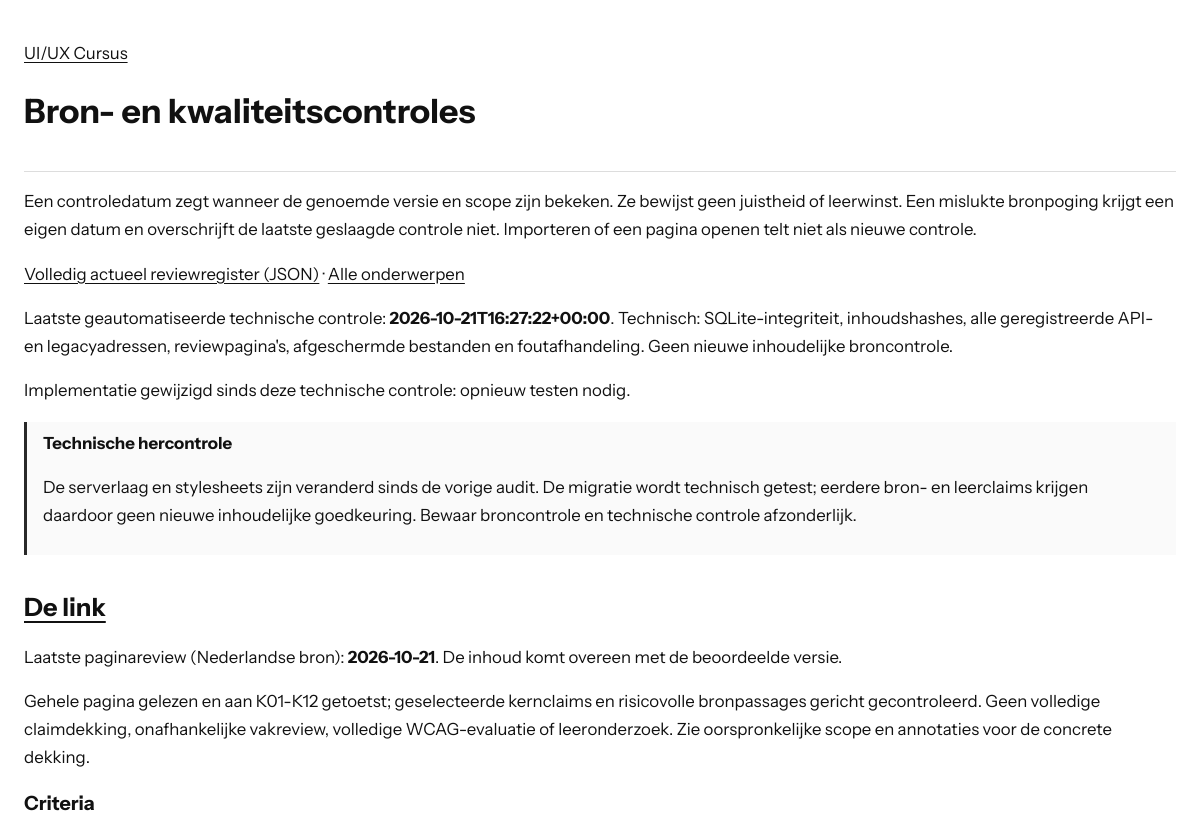
Page /checks.php?topic=les-de-link (upper part) on the earlier database version.
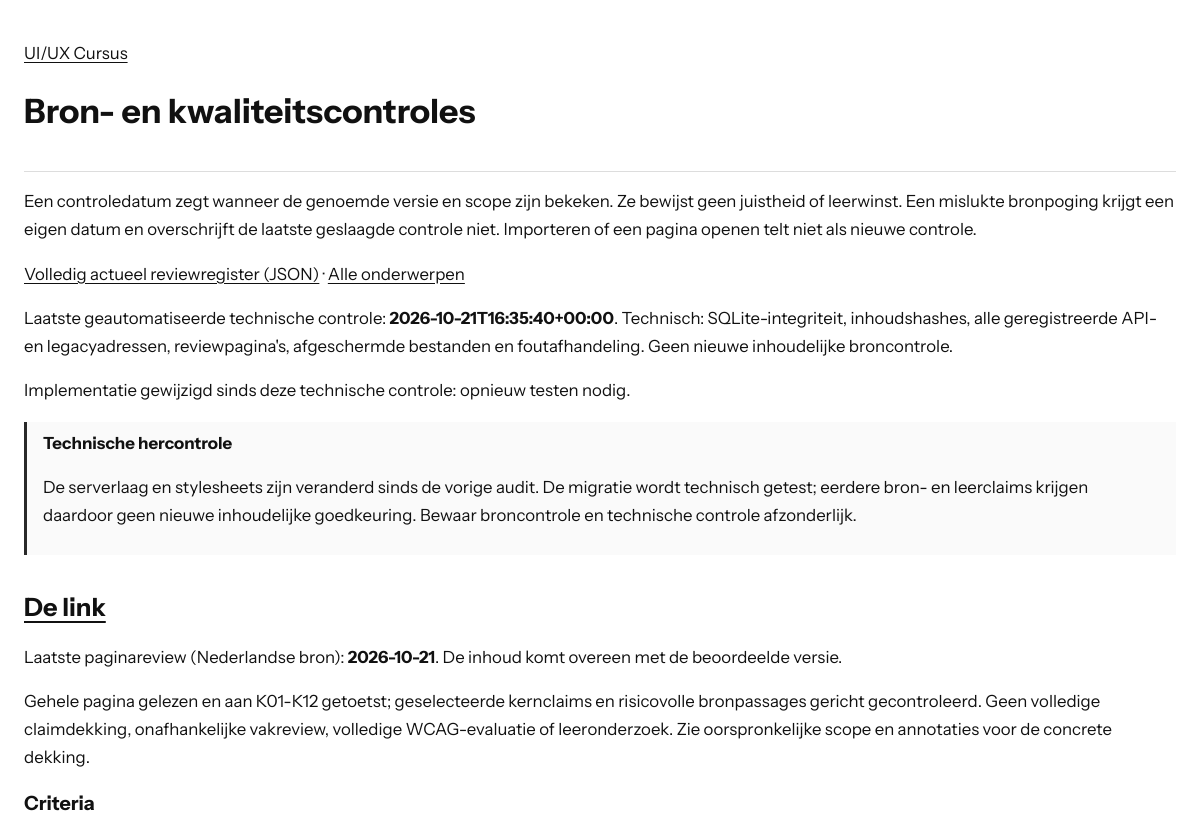
Same page on the later database version.
### tables this page shows
CREATE TABLE metadata (key TEXT PRIMARY KEY, value TEXT NOT NULL);

### lib/course.php (called while the page is built, shortened)
<?php
function course_decode(string $value): array
{
    return json_decode($value, true, 512, JSON_THROW_ON_ERROR);
}
function course_meta(PDO $db, string $key): array
{
    $q = $db->prepare('SELECT value FROM metadata WHERE key = ?');
    $q->execute([$key]);
    $value = $q->fetchColumn();
    return $value === false ? [] : course_decode($value);
}
function course_topics(PDO $db): array
{
    $q = $db->prepare('SELECT id, metadata_json FROM topics ORDER BY position');
    $q->execute();
    return array_map(static function (array $row): array {
        $topic = course_decode($row['metadata_json']);
        $topic['contentFile'] = 'api.php?resource=content&id=' . rawurlencode($row['id']) . '&lang=nl';
        return $topic;
    }, $q->fetchAll());
}
function course_review(PDO $db, string $id): ?array
{
    $q = $db->prepare('SELECT p.*, c.content_hash FROM page_reviews p JOIN contents c ON c.topic_id=p.topic_id AND c.lang=? WHERE p.topic_id=?');
    $q->execute(['nl', $id]);
    $row = $q->fetch();
    $review = course_decode($row['review_json']);
    $review['review_language'] = 'nl';
    $review['last_checked_at'] = $row['last_checked_at'];
    $review['checked_hash'] = $row['checked_hash'];
    $review['current_hash'] = $row['content_hash'];
    $review['needs_content_review'] = $row['checked_hash'] !== $row['content_hash'];
    $q = $db->prepare('SELECT * FROM criterion_checks WHERE topic_id=? ORDER BY criterion');
    $q->execute([$id]);
    foreach ($q as $item) {
        $review['criteria'][$item['criterion']] = [
            'status' => $item['status'], 'evidence' => $item['evidence'],
            'last_checked_at' => $item['last_checked_at'], 'checked_hash' => $item['checked_hash'],
            'needs_review' => $item['checked_hash'] !== $row['content_hash'],
        ];
    }
    $q = $db->prepare('SELECT * FROM claims WHERE topic_id=? ORDER BY id');
    $q->execute([$id]);
    $review['claims'] = [];
    foreach ($q as $item) {
        $claim = course_decode($item['claim_json']);
        $claim['verification'] = $item['verification'];
        $claim['last_attempted_at'] = $item['last_attempted_at'];
        $claim['last_checked_at'] = $item['last_checked_at'];
        $claim['checked_hash'] = $item['checked_hash'];
        $claim['needs_review'] = $item['last_checked_at'] === null || $item['checked_hash'] !== $row['content_hash'];
        $review['claims'][] = $claim;
    }
    return $review;
}
function course_dependencies(PDO $db): array
{
    $expected = course_meta($db, 'audit')['dependency_hashes'] ?? [];
    $result = [];
    foreach ($expected as $file => $hash) {
        $path = COURSE_ROOT . '/' . $file;
        $current = is_file($path) ? hash_file('sha256', $path) : null;
        $result[] = ['file' => $file, 'checked_hash' => $hash, 'current_hash' => $current, 'needs_review' => $current !== $hash];
    }
    return $result;
}
function course_e(mixed $text): string
{
    return htmlspecialchars((string)$text, ENT_QUOTES | ENT_SUBSTITUTE, 'UTF-8');
}
function course_slug(mixed $value): ?string
{
    return is_string($value) && preg_match('/\A[a-z0-9]+(?:-[a-z0-9]+)*\z/D', $value) ? $value : null;
}

### checks.php (the view, shortened to what this page needs)
<?php
require_once __DIR__ . '/lib/course.php';
try {
    $db = course_db();
    $topics = course_topics($db);
    $selected = isset($_GET['topic']) ? course_slug($_GET['topic']) : null;
    $review = $selected !== null ? course_review($db, $selected) : null;
    $reviews = $selected === null ? course_reviews($db)['records'] : [$review];
} catch (Throwable $error) {
    error_log('Course checks: ' . $error->getMessage());
    http_response_code(503);
    exit('De controles zijn tijdelijk niet beschikbaar.');
}
?>
<!doctype html>
<html lang="nl"><head><meta charset="utf-8"><meta name="viewport" content="width=device-width,initial-scale=1">
<title>Bron- en kwaliteitscontroles - UI/UX Cursus</title><link rel="stylesheet" href="styles/checks.css?v=instrument1"></head>
<body><header><a href="index.php">UI/UX Cursus</a><h1>Bron- en kwaliteitscontroles</h1></header><main>
<p>Een controledatum zegt wanneer de genoemde versie en scope zijn bekeken. Ze bewijst geen juistheid of leerwinst. Een mislukte bronpoging krijgt een eigen datum en overschrijft de laatste geslaagde controle niet. Importeren of een pagina openen telt niet als nieuwe controle.</p>
<p><a href="api.php?resource=reviews">Volledig actueel reviewregister (JSON)</a> · <a href="checks.php">Alle onderwerpen</a></p>
<?php $technical = course_meta($db, 'technical_validation'); if ($technical): ?>
<p>Laatste geautomatiseerde technische controle: <strong><?= course_e($technical['validated_at']) ?></strong>. <?= course_e($technical['scope']) ?></p>
<?php $technicalChanged = array_filter($technical['file_hashes'], static fn(string $hash, string $file): bool => !is_file(COURSE_ROOT . '/' . $file) || hash_file('sha256', COURSE_ROOT . '/' . $file) !== $hash, ARRAY_FILTER_USE_BOTH); if ($technicalChanged): ?><p>Implementatie gewijzigd sinds deze technische controle: opnieuw testen nodig.</p><?php endif; ?>
<?php endif; ?>
<?php $changed = array_filter(course_dependencies($db), static fn(array $r): bool => $r['needs_review']); ?>
<?php if ($changed): ?><aside><strong>Technische hercontrole</strong><p>De serverlaag en stylesheets zijn veranderd sinds de vorige audit. De migratie wordt technisch getest; eerdere bron- en leerclaims krijgen daardoor geen nieuwe inhoudelijke goedkeuring. Bewaar broncontrole en technische controle afzonderlijk.</p></aside><?php endif; ?>
<?php foreach ($reviews as $item): ?>
<section><h2><a href="index.php?topic=<?= course_e($item['id']) ?>#<?= course_e($item['id']) ?>"><?= course_e(array_values(array_filter($topics, static fn(array $t): bool => $t['id'] === $item['id']))[0]['titel']) ?></a></h2>
<p>Laatste paginareview (Nederlandse bron): <strong><?= course_e($item['last_checked_at'] ?? 'nog niet gecontroleerd') ?></strong>. <?= !$item['last_checked_at'] ? 'Nog niet inhoudelijk beoordeeld.' : ($item['needs_content_review'] ? 'Inhoud gewijzigd sinds deze review: hercontrole nodig.' : 'De inhoud komt overeen met de beoordeelde versie.') ?></p>
<p><?= course_e($item['review_scope'] ?? '') ?></p>
<?php if ($selected === null): ?><p><a href="checks.php?topic=<?= course_e($item['id']) ?>">Bekijk criteria, bronclaims en controledatums</a></p><?php else: ?>
<h3>Criteria</h3>
<?php endif; ?></section>
<?php endforeach; ?>
</main></body></html>

### styles/checks.css (style rules this page uses)
:root { color-scheme: light; }
body { max-width: 76rem; margin: auto; padding: 1.5rem; color: #111; background: white; font: 1.05rem/1.65 "Instrument Sans",system-ui,sans-serif; }
h1,h2,h3,h4 { font-family: "Instrument Sans",system-ui,sans-serif; line-height: 1.25; overflow-wrap: anywhere; }
header,section,article { padding-block: 1rem; border-bottom: 1px solid #ddd; }
a { color: inherit; text-underline-offset: .2em; }
aside { border-left: 3px solid #292929; padding: .5rem 1rem; background: #fafafa; }

Differences in the rows shown:
changed metadata: value "2026-10-21T16:27:22+00:00" → "2026-10-21T16:35:40+00:00"
